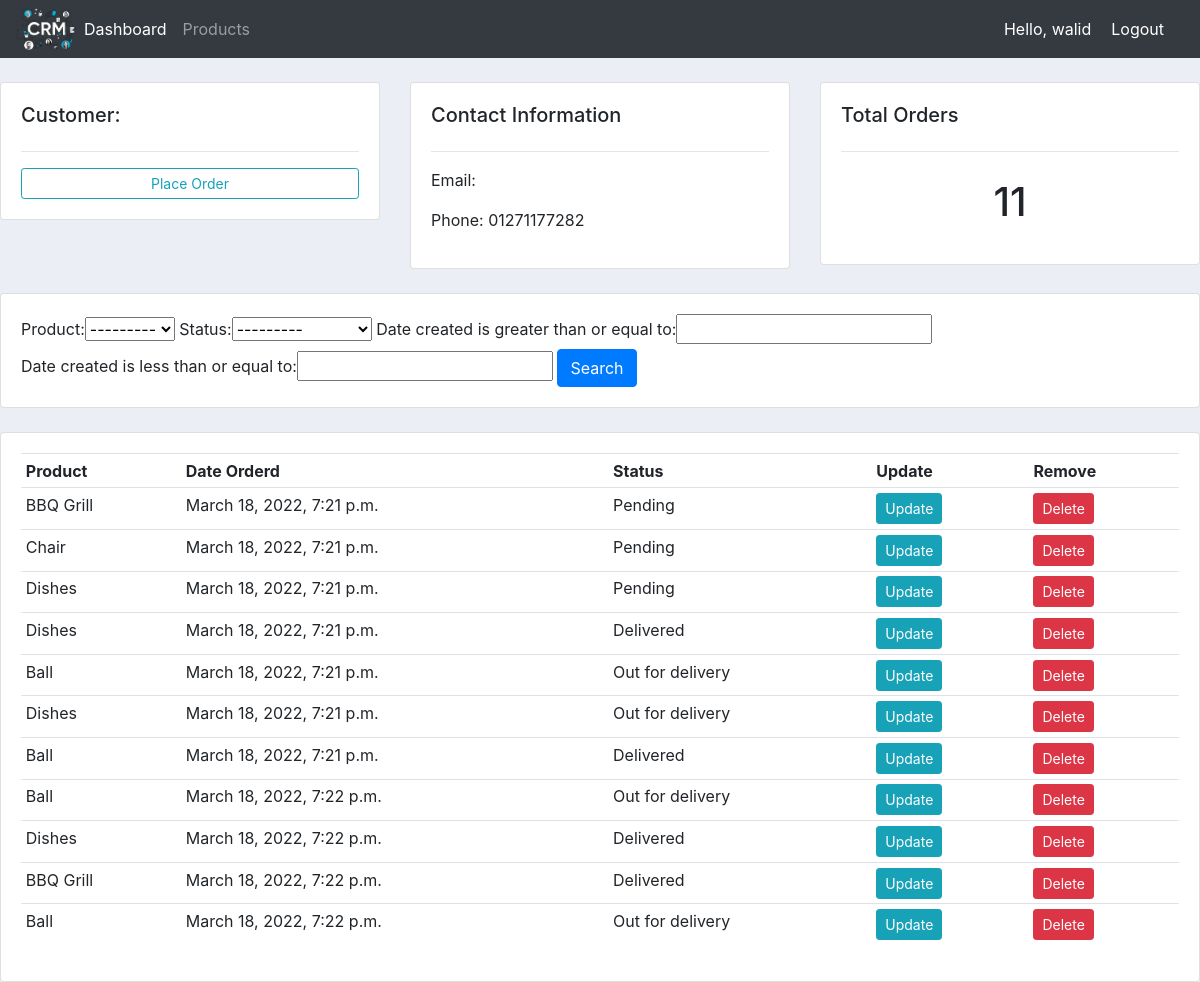
Page /customer/3/ (signed in) on the committed database.
### accounts/models.py (models this page shows, shortened)
class Customer(models.Model):
    user = models.OneToOneField(User, null=True, blank=True, on_delete=models.CASCADE)
    name = models.CharField(max_length=200, null=True)
    phone = models.CharField(max_length=200, null=True)
    profile_pic = models.ImageField(default="default.png", null=True, blank=True)
    date_created = models.DateTimeField(auto_now_add=True, null=True)

class Order(models.Model):
    STATUS = (
        ('Pending','Pending'),
        ('Out for delivery','Out for delivery'),
        ('Delivered','Delivered'),
    )
    customer = models.ForeignKey(Customer, null=True, on_delete=models.SET_NULL) #One to many rel.
    product = models.ForeignKey(Product, null=True, on_delete=models.SET_NULL)
    date_created = models.DateTimeField(auto_now_add=True, null=True)
    status = models.CharField(max_length=200, null=True, choices=STATUS)

class Product(models.Model):
    CATEGORY = (
        ('Indoor','Indoor'),
        ('Outdoor','Outdoor'),
    )
    name =  models.CharField(max_length=200, null=True)
    price =  models.FloatField(null=True)
    category =  models.CharField(max_length=200, null=True, choices=CATEGORY)
    description =  models.CharField(max_length=200, null=True, blank=True) #blank means can make it blank.
    date_created = models.DateTimeField(auto_now_add=True, null=True)
    tags = models.ManyToManyField(Tag) #Many to many rel.
    def __str__(self):
        return self.name

### accounts/decorators.py (the view)
        def wrapper_func(request, *args, **kwargs):
            group = None
            if request.user.groups.exists():
                group = request.user.groups.all()[0].name
            if group in allowed_roles:
                return view_func(request, *args, **kwargs)
            else:
                return HttpResponse('You are not authorized to view this page.')

### accounts/views.py (called while the page is built)
@login_required(login_url='login')
@allowed_users(allowed_roles=['admin'])
def customer(request, pk_test):
    customer = Customer.objects.get(id=pk_test)
    orders = customer.order_set.all()
    total_orders = orders.count()
    myFilter = OrderFilter(request.GET, queryset=orders)
    orders = myFilter.qs
    context = {'customer':customer, 'orders':orders, 'total_orders':total_orders, 'myFilter':myFilter}
    return render(request, 'accounts/customer.html', context)

### accounts/templates/accounts/customer.html
{% extends 'accounts/main.html' %}
{% block content %}
<br>
<div class="row">
	<div class="col-md">
		<div class="card card-body">
			<h5>Customer:</h5>
			<hr>
			<a class="btn btn-outline-info  btn-sm btn-block" href="{% url 'create_order' customer.id %}">Place Order</a>
		</div>
	</div>
	<div class="col-md">
		<div class="card card-body">
			<h5>Contact Information</h5>
			<hr>
			<p>Email: {{customer.email}} </p>
			<p>Phone: {{customer.phone}}</p>
		</div>
	</div>
	<div class="col-md">
		<div class="card card-body">
			<h5>Total Orders</h5>
			<hr>
			<h1 style="text-align: center;padding: 10px">{{total_orders}}</h1>
		</div>
	</div>
</div>
<br>
<div class="row">
	<div class="col">
		<div class="card card-body">
			<form method="get">
				{{myFilter.form}}
		    <button class="btn btn-primary" type="submit">Search</button>
		  </form>
		</div>
	</div>
</div>
<br>
<div class="row">
	<div class="col-md">
		<div class="card card-body">
			<table class="table table-sm">
				<tr>
					<th>Product</th>
					<th>Date Orderd</th>
					<th>Status</th>
					<th>Update</th>
					<th>Remove</th>
				</tr>
				{% for order in orders %}
				<tr>
					<td>{{order.product}}</td>
					<td>{{order.date_created}}</td>
					<td>{{order.status}}</td>
					<td><a class="btn btn-sm btn-info" href="{% url 'update_order' order.id %}">Update</a></td>
					<td><a class="btn btn-sm btn-danger" href="{% url 'delete_customer_order' order.id %}">Delete</a></td>
				</tr>
				{% endfor %}
			</table>
		</div>
	</div>
</div>
{% endblock %}

### accounts/templates/accounts/navbar.html (shortened to what this page needs)
{% load static %}
<nav class="navbar navbar-expand-lg navbar-dark bg-dark">
    <img src="{% static 'images/logo.png' %}" width="60">
    <div class="collapse navbar-collapse" id="navbarNav">
      <ul class="navbar-nav">
        {% if request.user.is_staff %}
        <li class="nav-item active">
          <a class="nav-link" href="{% url 'home' %}">Dashboard</a>
        </li>
        <li class="nav-item">
          <a class="nav-link" href="{% url 'products' %}">Products</a>
        </li>
        {% else %}
        <li class="nav-item">
          <a class="nav-link" href="{% url 'account' %}">Settings</a>
        </li>
        {% endif %}
      </ul>
    </div>
    <span class="hello-msg">Hello, {{request.user}} </span>
    <span><a class="hello-msg" href="{% url 'logout' %}">Logout</a></span>
  </nav>

### static/css/main.css (style rules this page uses)
body { background-color: #ebeff5; }

### accounts/templates/accounts/navbar.html (style rules this page uses)
.hello-msg { font-size: 18x; color: #fff; margin-right: 20px; }

### rows in the picture
Customer: phone "01271177282"
Order: product "BBQ Grill", date_created "March 18, 2022, 7:21 p.m.", status "Pending"
Order: product "Chair", date_created "March 18, 2022, 7:21 p.m.", status "Pending"
Order: product "Dishes", date_created "March 18, 2022, 7:21 p.m.", status "Pending"
Order: product "Dishes", date_created "March 18, 2022, 7:21 p.m.", status "Delivered"
Order: product "Ball", date_created "March 18, 2022, 7:21 p.m.", status "Out for delivery"
Order: product "Dishes", date_created "March 18, 2022, 7:21 p.m.", status "Out for delivery"
Order: product "Ball", date_created "March 18, 2022, 7:21 p.m.", status "Delivered"
Order: product "Ball", date_created "March 18, 2022, 7:22 p.m.", status "Out for delivery"
Order: product "Dishes", date_created "March 18, 2022, 7:22 p.m.", status "Delivered"
Order: product "BBQ Grill", date_created "March 18, 2022, 7:22 p.m.", status "Delivered"
Order: product "Ball", date_created "March 18, 2022, 7:22 p.m.", status "Out for delivery"

### other values in the picture
{{ request.user }} "walid"
{{ total_orders }} "11"
